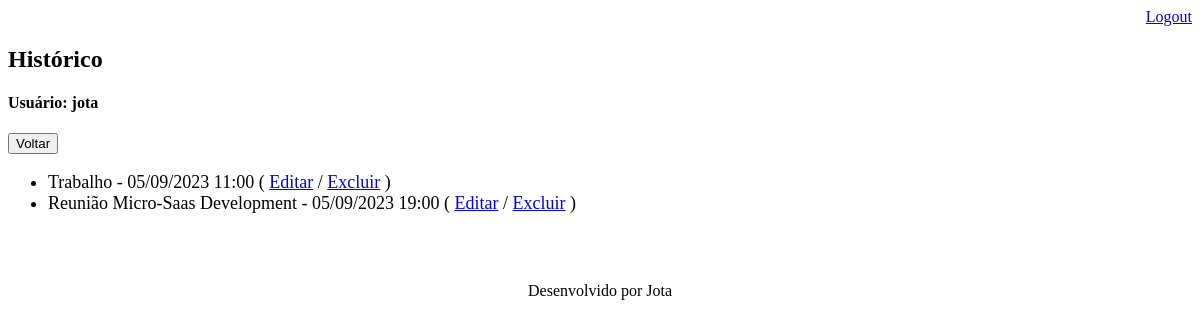
Page /agenda/historico/ (signed in) on the earlier database version.
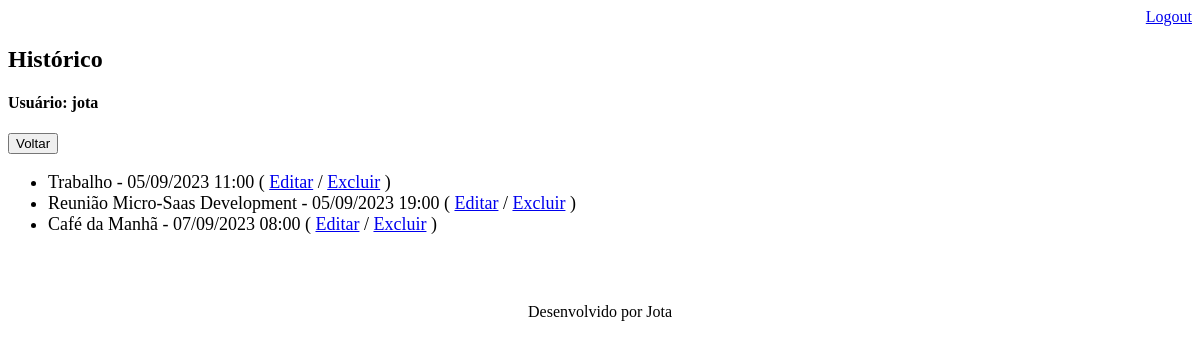
Same page on the later database version.
### core/models.py (models this page shows, shortened)
class Evento(models.Model):
    titulo = models.CharField(max_length=100)
    descricao = models.TextField(blank=True, null=True)
    data_evento = models.DateTimeField(verbose_name="Data do Evento")
    data_criacao = models.DateTimeField(auto_now=True)
    usuario = models.ForeignKey(User, on_delete=models.CASCADE)
    class Meta:
        db_table = 'evento'
    def get_data_evento(self):
        return self.data_evento.strftime('%d/%m/%Y %H:%M')

### core/views.py (the view)
# urls.py: path('agenda/historico/', views.historico_eventos),
@login_required(login_url='/login/')
def historico_eventos(request):
    usuario = request.user
    data_atual = datetime.now() - timedelta(hours=2)
    eventos = Evento.objects.filter(usuario=usuario, data_evento__lt=data_atual)
    response = {'eventos': eventos, 'usuario': usuario}
    return render(request, 'historico.html', response)

### templates/historico.html
{% extends "model-page.html" %}
{% block content %}
    <h2>Histórico</h2><h4>Usuário: {{ usuario.username }}</h4>
    <a href="../">
        <button type="button">Voltar</button>
    </a>
    <ul style="font-size: 18px">
        {% for evento in eventos %}
            <li>
                <div>
                    {{ evento.titulo }} - {{ evento.get_data_evento }}
                    ( <a href="../evento/?id={{ evento.id }}">Editar</a>
                    / <a href="../evento/delete/{{ evento.id }}/">Excluir</a> )
                </div>
            </li>
        {% endfor %}
    </ul>
{% endblock %}

Differences in the rows shown:
added Evento: titulo "Café da Manhã", get_data_evento "07/09/2023 08:00"
